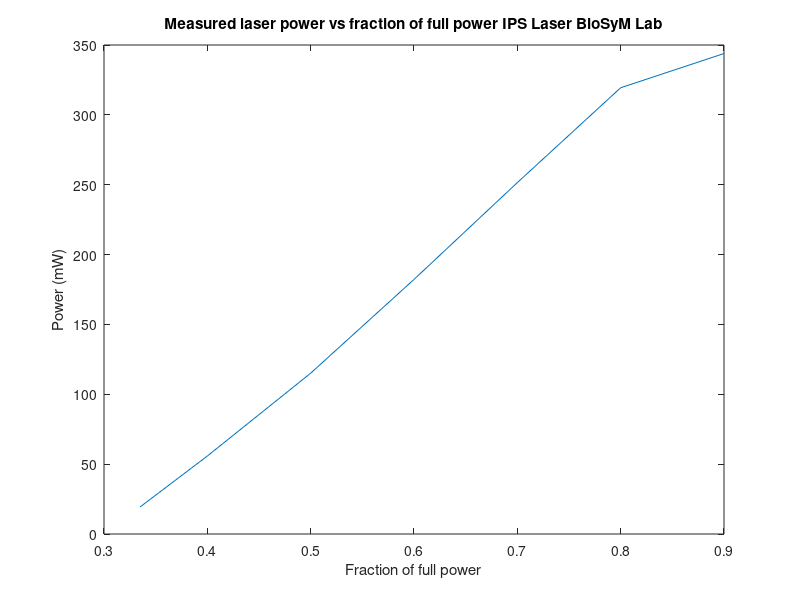

MATLAB code for this plot: (Note: this script raises an error after producing the figure.)
x = [    0.3350    0.4000    0.5000    0.6000    0.7000    0.8000    0.9000 ]
y = [ 19.4 55.8 115.1 182.2 251.5 319.4 343.9 ]

figure
plot(x,y) 
title('Measured laser power vs fraction of full power IPS Laser BioSyM Lab');
ylabel('Power (mW)')
xlabel('Fraction of full power')
bsc fitting
6.1e2*0.375 - 1.8e2